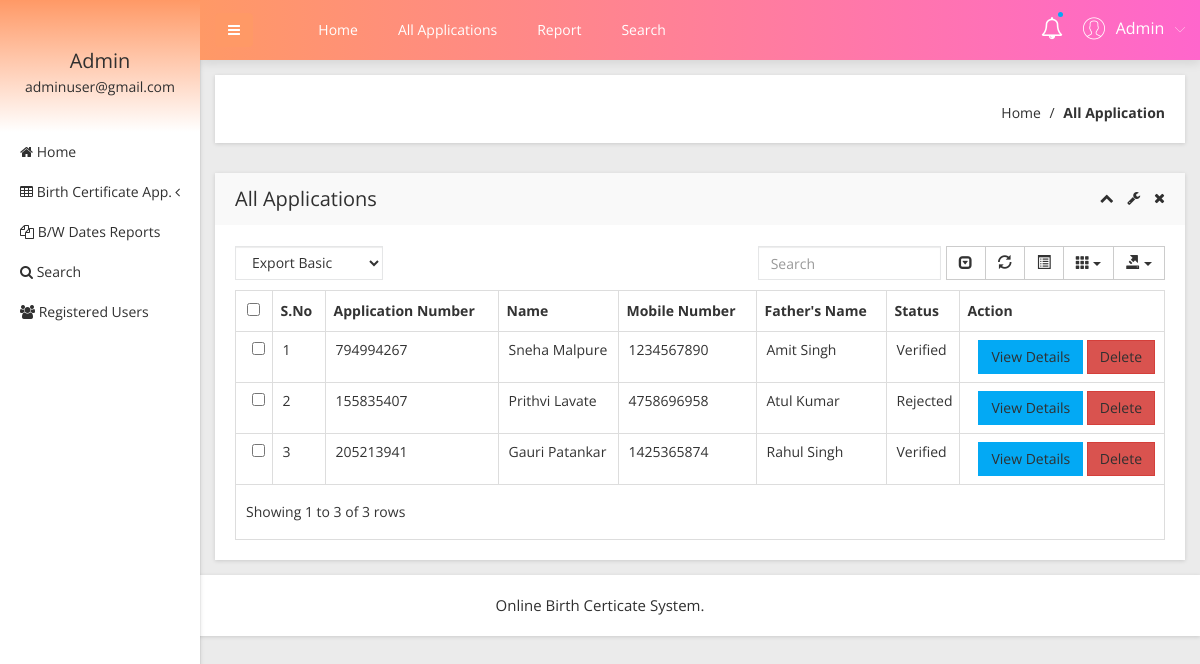
Screenshot of /admin/all-applications.php (signed in) with the database file from the repository.
### tables this page shows
CREATE TABLE `tblapplication` (
  `ID` int(10) NOT NULL,
  `UserID` int(5) NOT NULL,
  `ApplicationID` varchar(200) DEFAULT NULL,
  `DateofBirth` varchar(200) DEFAULT NULL,
  `Gender` varchar(50) DEFAULT NULL,
  `FullName` varchar(200) DEFAULT NULL,
  `PlaceofBirth` varchar(200) DEFAULT NULL,
  `NameofFather` varchar(200) DEFAULT NULL,
  `NameOfMother` varchar(120) DEFAULT NULL,
  `PermanentAdd` mediumtext DEFAULT NULL,
  `PostalAdd` mediumtext DEFAULT NULL,
  `MobileNumber` bigint(10) DEFAULT NULL,
  `Email` varchar(200) DEFAULT NULL,
  `Dateofapply` timestamp NULL DEFAULT current_timestamp(),
  `Remark` varchar(200) DEFAULT NULL,
  `Status` varchar(50) DEFAULT NULL,
  `UpdationDate` timestamp NULL DEFAULT NULL ON UPDATE current_timestamp()
);

### admin/all-applications.php (the view, shortened to what this page needs)
<?php
include('includes/dbconnection.php');
if (strlen($_SESSION['obcsaid']==0)) {
  header('location:logout.php');
  } else{
  ?>
<!doctype html>
<html class="no-js" lang="en">
<head>
    <link rel="stylesheet" href="css/bootstrap.min.css">
    <link rel="stylesheet" href="css/font-awesome.min.css">
    <link rel="stylesheet" href="css/adminpro-custon-icon.css">
    <link rel="stylesheet" href="css/meanmenu.min.css">
    <link rel="stylesheet" href="css/jquery.mCustomScrollbar.min.css">
    <link rel="stylesheet" href="css/animate.css">
    <link rel="stylesheet" href="css/data-table/bootstrap-table.css">
    <link rel="stylesheet" href="css/data-table/bootstrap-editable.css">
    <link rel="stylesheet" href="css/normalize.css">
    <link rel="stylesheet" href="css/c3.min.css">
    <link rel="stylesheet" href="style.css">
    <link rel="stylesheet" href="css/responsive.css">
</head>
<body class="materialdesign">
    <div class="wrapper-pro">
      <?php include_once('includes/sidebar.php');?>
        <?php include_once('includes/header.php');?>
            <div class="breadcome-area mg-b-30 small-dn">
                <div class="container-fluid">
                    <div class="row">
                        <div class="col-lg-12">
                            <div class="breadcome-list shadow-reset">
                                <div class="row">
                                    <div class="col-lg-12">
                                        <ul class="breadcome-menu">
                                            <li><a href="dashboard.php">Home</a> <span class="bread-slash">/</span>
                                            </li>
                                            <li><span class="bread-blod">All Application</span>
                                            </li>
                                        </ul>
                                    </div>
                                </div>
                            </div>
                        </div>
                    </div>
                </div>
            </div>
            <div class="data-table-area mg-b-15">
                <div class="container-fluid">
                    <div class="row">
                        <div class="col-lg-12">
                            <div class="sparkline13-list shadow-reset">
                                <div class="sparkline13-hd">
                                    <div class="main-sparkline13-hd">
                                        <h1>All Applications</h1>
                                        <div class="sparkline13-outline-icon">
                                            <span class="sparkline13-collapse-link"><i class="fa fa-chevron-up"></i></span>
                                            <span><i class="fa fa-wrench"></i></span>
                                            <span class="sparkline13-collapse-close"><i class="fa fa-times"></i></span>
                                        </div>
                                    </div>
                                </div>
                                <div class="sparkline13-graph">
                                    <div class="datatable-dashv1-list custom-datatable-overright">
                                        <div id="toolbar">
                                            <select class="form-control">
                                                <option value="">Export Basic</option>
                                            </select>
                                        </div>
                                        <table id="table" data-toggle="table" data-pagination="true" data-search="true" data-show-columns="true" data-show-pagination-switch="true" data-show-refresh="true" data-key-events="true" data-show-toggle="true" data-resizable="true" data-cookie="true" data-cookie-id-table="saveId" data-show-export="true" data-click-to-select="true" data-toolbar="#toolbar">
                                            <thead>
                                                <tr>
                                                    <th>S.No</th>
                                                    <th>Application Number</th>
                                                    <th>Name</th>
                                                    <th >Mobile Number</th>
                                                    <th>Father's Name</th>
                                                    <th>Status</th>
                                                    <th data-field="action">Action</th>
                                                </tr>
                                            </thead>
                                            <tbody>
                                              <?php
$sql="SELECT * from tblapplication";
$query = $dbh -> prepare($sql);
$query->execute();
$results=$query->fetchAll(PDO::FETCH_OBJ);
$cnt=1;
if($query->rowCount() > 0)
{
foreach($results as $row)
{               ?>
                                                <tr>
                                                    <td><?php echo htmlentities($cnt);?></td>
                                                    <td><?php  echo htmlentities($row->ApplicationID);?></td>
                                                    <td><?php  echo htmlentities($row->FullName);?></td>
                                                   <td><?php  echo htmlentities($row->MobileNumber);?></td>
                                                    <td><?php  echo htmlentities($row->NameofFather);?></td>
                                                  <?php if($row->Status==""){ ?>
                     <td><?php echo "Pending"; ?></td>
<?php } else { ?>                  <td><?php  echo htmlentities($row->Status);?>
                  </td>
                  <?php } ?>
                                                    <td class="datatable-ct"><a href="view-application-detail.php?viewid=<?php echo htmlentities($row->ID);?>" class="btn btn-primary">View Details</a>
<a href="all-applications.php?del=<?php echo htmlentities($row->ID);?>" onclick="return confirm('Do you really want to delete?');" class="btn btn-danger">Delete</a>
                                                    </td>
                                                </tr>
                                             <?php $cnt=$cnt+1;}} ?>
                                            </tbody>
                                        </table>
                                    </div>
                                </div>
                            </div>
                        </div>
                    </div>
                </div>
            </div>
        </div>
    </div>
  <?php include_once('includes/footer.php');?>
</body>
</html><?php }  ?>

### admin/includes/sidebar.php (shortened to what this page needs)
     <?php
include('includes/dbconnection.php');
if (strlen($_SESSION['obcsaid']==0)) {
  header('location:logout.php');
  } else{
  ?>
  <div class="left-sidebar-pro">
            <nav id="sidebar">
                <div class="sidebar-header">
                    <?php
$aid=$_SESSION['obcsaid'];
$sql="SELECT AdminName,Email from  tbladmin where ID=:aid";
$query = $dbh -> prepare($sql);
$query->bindParam(':aid',$aid,PDO::PARAM_STR);
$query->execute();
$results=$query->fetchAll(PDO::FETCH_OBJ);
$cnt=1;
if($query->rowCount() > 0)
{
foreach($results as $row)
{               ?>
                    <h3> <?php  echo $row->AdminName;?></h3>
                    <p> <?php  echo $row->Email;?></p>
                  <?php $cnt=$cnt+1;}} ?>
                </div>
                <div class="left-custom-menu-adp-wrap">
                    <ul class="nav navbar-nav left-sidebar-menu-pro">
                        <li class="nav-item">
                            <a href="dashboard.php" role="button" aria-expanded="false"><i class="fa big-icon fa-home"></i> <span class="mini-dn">Home</span> </a>
                        </li>
                        <li class="nav-item"><a href="#" data-toggle="dropdown" role="button" aria-expanded="false" class="nav-link dropdown-toggle"><i class="fa big-icon fa-table"></i> <span class="mini-dn">Birth Certificate App.</span> <span class="indicator-right-menu mini-dn"><i class="fa indicator-mn fa-angle-left"></i></span></a>
                        </li>
                        <li class="nav-item">
                            <a href="between-dates-report.php" role="button" aria-expanded="false"><i class="fa big-icon fa-files-o"></i> <span class="mini-dn">B/W Dates Reports</span> </a>
                        </li>
                        <li class="nav-item">
                            <a href="search.php" role="button" aria-expanded="false"><i class="fa fa-search"></i> <span class="mini-dn">Search</span> </a>
                        </li>
                             <li class="nav-item">
                            <a href="  registered-users.php" role="button" aria-expanded="false"><i class="fa fa-users"></i> <span class="mini-dn">Registered Users</span> </a>
                        </li>
                    </ul>
                </div>
            </nav>
        </div>
        <?php }  ?>

### admin/includes/header.php (shortened to what this page needs)
      <?php
include('includes/dbconnection.php');
if (strlen($_SESSION['obcsaid']==0)) {
  header('location:logout.php');
  } else{
  ?>
 <div class="content-inner-all">
            <div class="header-top-area">
                <div class="fixed-header-top">
                    <div class="container-fluid">
                        <div class="row">
                            <div class="col-lg-1 col-md-6 col-sm-6 col-xs-12">
                                <button type="button" id="sidebarCollapse" class="btn bar-button-pro header-drl-controller-btn btn-info navbar-btn">
                                    <i class="fa fa-bars"></i>
                                </button>
                            </div>
                            <div class="col-lg-6 col-md-1 col-sm-1 col-xs-12">
                                <div class="header-top-menu tabl-d-n">
                                    <ul class="nav navbar-nav mai-top-nav">
                                        <li class="nav-item"><a href="dashboard.php" class="nav-link">Home</a>
                                        </li>
                                        <li class="nav-item"><a href="all-applications.php" class="nav-link">All Applications</a>
                                        </li>
                                        <li class="nav-item"><a href="between-dates-report.php" class="nav-link">Report</a>
                                        </li>
                                        <li class="nav-item"><a href="search.php" class="nav-link">Search</a>
                                        </li>
                                    </ul>
                                </div>
                            </div>
                            <div class="col-lg-5 col-md-5 col-sm-6 col-xs-12">
                                <div class="header-right-info">
                                    <ul class="nav navbar-nav mai-top-nav header-right-menu">
                                        <li class="nav-item"><a href="new-birth-application.php" data-toggle="dropdown" role="button" aria-expanded="false" class="nav-link dropdown-toggle"><i class="fa fa-bell-o" aria-hidden="true"></i><span class="indicator-nt"></span></a>
                                        </li>
                                        <li class="nav-item">
                                            <a href="#" data-toggle="dropdown" role="button" aria-expanded="false" class="nav-link dropdown-toggle">
                                                <?php
$aid=$_SESSION['obcsaid'];
$sql="SELECT AdminName,Email from  tbladmin where ID=:aid";
$query = $dbh -> prepare($sql);
$query->bindParam(':aid',$aid,PDO::PARAM_STR);
$query->execute();
$results=$query->fetchAll(PDO::FETCH_OBJ);
$cnt=1;
if($query->rowCount() > 0)
{
foreach($results as $row)
{               ?>
                                                <span class="adminpro-icon adminpro-user-rounded header-riht-inf"></span>
                                                <span class="admin-name"><?php  echo $row->AdminName;?></span>
                                                <span class="author-project-icon adminpro-icon adminpro-down-arrow"></span><?php $cnt=$cnt+1;}} ?>
                                            </a>
                                        </li>
                                    </ul>
                                </div>
                            </div>
                        </div>
                    </div>
                </div>
            </div><?php }  ?>

### admin/includes/footer.php
<div class="footer-copyright-area">
    <div class="container-fluid">
        <div class="row">
            <div class="col-lg-12">
                <div class="footer-copy-right">
                    <p> Online Birth Certicate System.</p>
                </div>
            </div>
        </div>
    </div>
</div>

### rows the page displays
tblapplication: ApplicationID "794994267", FullName "Sneha Malpure", MobileNumber "1234567890", NameofFather "Amit Singh", Status "Verified"
tblapplication: ApplicationID "155835407", FullName "Prithvi Lavate", MobileNumber "4758696958", NameofFather "Atul Kumar", Status "Rejected"
tblapplication: ApplicationID "205213941", FullName "Gauri Patankar", MobileNumber "1425365874", NameofFather "Rahul Singh", Status "Verified"

### other values shown
$row->AdminName "Admin"
$row->Email "adminuser@gmail.com"
